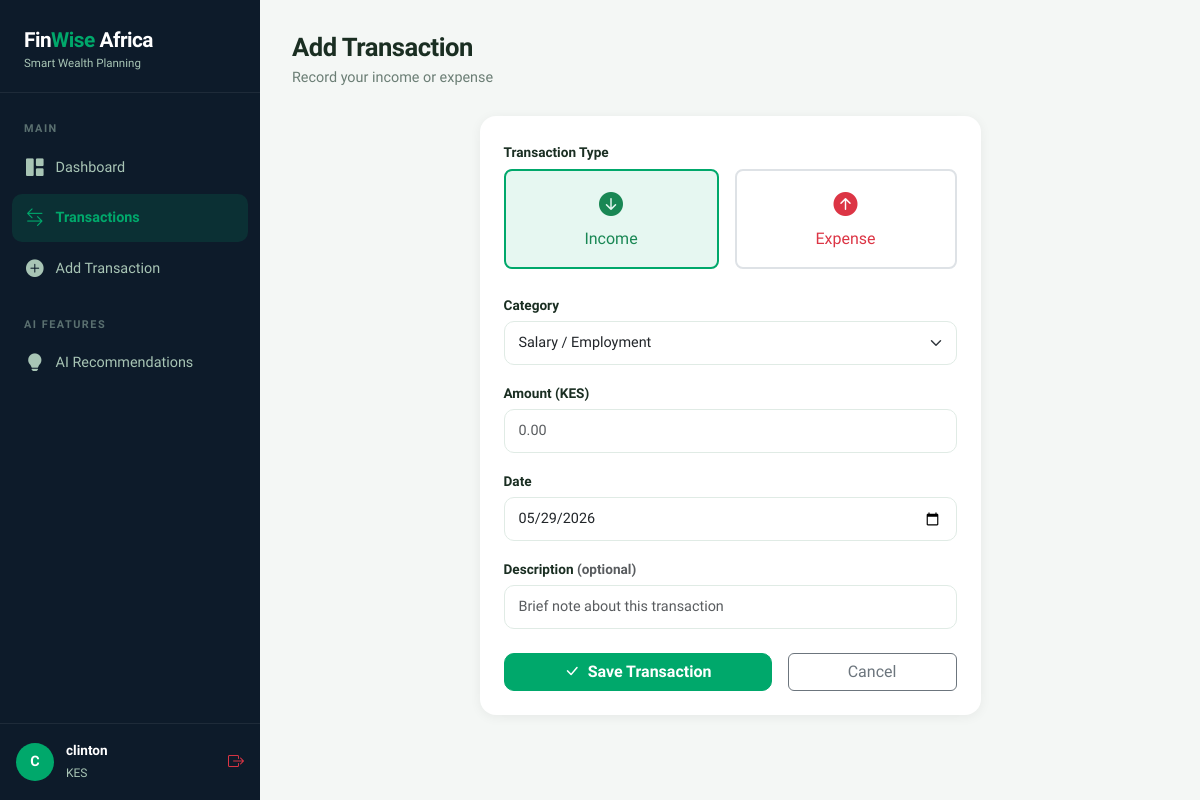
Page /transactions/add (signed in) on the committed database.
### models/user.py (models this page shows, shortened)
class User(UserMixin, db.Model):
    __tablename__ = 'users'
    id = db.Column(db.Integer, primary_key=True)
    full_name = db.Column(db.String(100), nullable=False)
    email = db.Column(db.String(120), unique=True, nullable=False)
    password_hash = db.Column(db.String(256), nullable=False)
    currency = db.Column(db.String(10), default='KES')
    monthly_income_target = db.Column(db.Float, default=0.0)
    created_at = db.Column(db.DateTime, default=db.func.now())
    transactions = db.relationship('Transaction', backref='user', lazy=True)
    savings = db.relationship('Savings', backref='user', lazy=True)

### routes/transactions.py (the view, shortened to what this page needs)
@transactions_bp.route('/transactions/add', methods=['GET', 'POST'])
@login_required
def add():
    return render_template('transactions/add.html',
        expense_categories=EXPENSE_CATEGORIES,
        income_categories=INCOME_CATEGORIES
    )

### app.py (called while the page is built)
def create_app():
    app = Flask(__name__)
    app.config.from_object(Config)
    db.init_app(app)
    login_manager = LoginManager()
    login_manager.init_app(app)
    login_manager.login_view = 'auth.login'
    login_manager.login_message_category = 'warning'
    @login_manager.user_loader
    def load_user(user_id):
        return User.query.get(int(user_id))
    from routes.auth import auth_bp
    from routes.dashboard import dashboard_bp
    from routes.transactions import transactions_bp
    from routes.recommendations import recommendations_bp
    app.register_blueprint(auth_bp)
    app.register_blueprint(dashboard_bp)
    app.register_blueprint(transactions_bp)
    app.register_blueprint(recommendations_bp)
    @app.route('/')
    def index():
        return redirect(url_for('dashboard.index'))
    with app.app_context():
        db.create_all()
    return app

### templates/transactions/add.html (shortened to what this page needs)
{% extends 'base.html' %}
{% block content %}
<div class="page-header">
    <h2>Add Transaction</h2>
    <p>Record your income or expense</p>
</div>
<div class="row justify-content-center">
    <div class="col-md-7">
        <div class="card p-4">
            <form method="POST" id="transactionForm">
                <div class="mb-4">
                    <label class="form-label">Transaction Type</label>
                    <div class="d-flex gap-3">
                        <div class="type-btn flex-fill text-center p-3 rounded-3 border-2 border"
                             id="btn-income" onclick="setType('income')"
                             style="cursor:pointer; border-color:#00A86B!important; background:#E6F7F1;">
                            <i class="bi bi-arrow-down-circle-fill text-success fs-4"></i>
                            <div class="fw-700 mt-1 text-success">Income</div>
                        </div>
                        <div class="type-btn flex-fill text-center p-3 rounded-3 border-2 border"
                             id="btn-expense" onclick="setType('expense')"
                             style="cursor:pointer;">
                            <i class="bi bi-arrow-up-circle-fill text-danger fs-4"></i>
                            <div class="fw-700 mt-1 text-danger">Expense</div>
                        </div>
                    </div>
                </div>
                <div class="mb-3">
                    <label class="form-label">Category</label>
                    <select name="category" class="form-select" id="categorySelect" required>
                        <optgroup label="Income Categories" id="incomeGroup">
                            {% for cat in income_categories %}
                                <option value="{{ cat }}">{{ cat }}</option>
                            {% endfor %}
                        </optgroup>
                    </select>
                </div>
                <div class="mb-3">
                    <label class="form-label">Amount ({{ current_user.currency }})</label>
                    <input type="number" name="amount" class="form-control"
                           placeholder="0.00" step="0.01" min="0" required>
                </div>
                <div class="mb-3">
                    <label class="form-label">Date</label>
                    <input type="date" name="date" class="form-control"
                           value="{{ now }}" required>
                </div>
                <div class="mb-4">
                    <label class="form-label">Description <span class="text-muted fw-400">(optional)</span></label>
                    <input type="text" name="description" class="form-control"
                           placeholder="Brief note about this transaction">
                </div>
                <div class="d-flex gap-3">
                    <button type="submit" class="btn btn-primary flex-fill">
                        <i class="bi bi-check-lg me-2"></i>Save Transaction
                    </button>
                    <a href="{{ url_for('transactions.index') }}" class="btn btn-outline-secondary flex-fill">
                        Cancel
                    </a>
                </div>
            </form>
        </div>
    </div>
</div>
{% endblock %}

### templates/base.html (shortened to what this page needs)
<!DOCTYPE html>
<html lang="en">
<head>
    <link href="https://cdn.jsdelivr.net/npm/bootstrap@5.3.0/dist/css/bootstrap.min.css" rel="stylesheet">
    <link href="https://cdn.jsdelivr.net/npm/bootstrap-icons@1.11.0/font/bootstrap-icons.css" rel="stylesheet">
</head>
<body>
{% if current_user.is_authenticated %}
<div class="sidebar">
    <div class="sidebar-brand">
        <h4>Fin<span>Wise</span> Africa</h4>
        <small>Smart Wealth Planning</small>
    </div>
    <nav class="sidebar-nav">
        <div class="sidebar-label">Main</div>
        <a href="{{ url_for('dashboard.index') }}" class="{{ 'active' if request.endpoint == 'dashboard.index' }}">
            <i class="bi bi-grid-1x2-fill"></i> Dashboard
        </a>
        <a href="{{ url_for('transactions.index') }}" class="{{ 'active' if 'transactions' in request.endpoint }}">
            <i class="bi bi-arrow-left-right"></i> Transactions
        </a>
        <a href="{{ url_for('transactions.add') }}">
            <i class="bi bi-plus-circle-fill"></i> Add Transaction
        </a>
        <div class="sidebar-label mt-3">AI Features</div>
        <a href="{{ url_for('recommendations.index') }}" class="{{ 'active' if 'recommendations' in request.endpoint }}">
            <i class="bi bi-lightbulb-fill"></i> AI Recommendations
        </a>
    </nav>
    <div class="sidebar-user">
        <div class="user-avatar">{{ current_user.full_name[0].upper() }}</div>
        <div class="user-info">
            <strong>{{ current_user.full_name.split()[0] }}</strong>
            <small>{{ current_user.currency }}</small>
        </div>
        <a href="{{ url_for('auth.logout') }}" class="ms-auto text-danger" title="Logout">
            <i class="bi bi-box-arrow-right"></i>
        </a>
    </div>
</div>
<div class="main-content">
{% endif %}
    {% block content %}{% endblock %}
{% if current_user.is_authenticated %}
</div>
{% endif %}
</body>
</html>

### templates/base.html (style rules this page uses)
:root { --primary: #00A86B; --primary-dark: #007A4D; --primary-light: #E6F7F1; --accent: #FFB800; --danger: #E63946; --bg: #F4F7F5; --sidebar-bg: #0D1B2A; --sidebar-text: #A8C5B5; --sidebar-active: #00A86B; --card-bg: #FFFFFF; --text-main: #1A2E22; --text-muted: #6B7E75; }
* { box-sizing: border-box; }
body { font-family: 'Plus Jakarta Sans', sans-serif; background: var(--bg); color: var(--text-main); margin: 0; }
.sidebar { width: 260px; min-height: 100vh; background: var(--sidebar-bg); position: fixed; top: 0; left: 0; display: flex; flex-direction: column; padding: 0; z-index: 100; transition: all 0.3s; }
.sidebar-brand { padding: 28px 24px 20px; border-bottom: 1px solid rgba(255,255,255,0.07); }
.sidebar-brand h4 { color: #fff; font-weight: 800; font-size: 1.3rem; margin: 0; letter-spacing: -0.5px; }
.sidebar-brand span { color: var(--primary); }
.sidebar-brand small { color: var(--sidebar-text); font-size: 0.72rem; display: block; margin-top: 2px; }
.sidebar-nav { padding: 20px 12px; flex: 1; }
.sidebar-label { color: rgba(168,197,181,0.5); font-size: 0.68rem; font-weight: 700; letter-spacing: 1.5px; text-transform: uppercase; padding: 8px 12px 6px; }
.sidebar-nav a { display: flex; align-items: center; gap: 12px; padding: 11px 14px; color: var(--sidebar-text); text-decoration: none; border-radius: 10px; font-size: 0.9rem; font-weight: 500; margin-bottom: 2px; transition: all 0.2s; }
.sidebar-nav a:hover, .sidebar-nav a.active { background: rgba(0,168,107,0.15); color: #fff; }
.sidebar-nav a.active { color: var(--primary); font-weight: 600; }
.sidebar-nav a i { font-size: 1.1rem; }
.sidebar-user { padding: 16px; border-top: 1px solid rgba(255,255,255,0.07); display: flex; align-items: center; gap: 12px; }
.user-avatar { width: 38px; height: 38px; border-radius: 50%; background: var(--primary); display: flex; align-items: center; justify-content: center; color: white; font-weight: 700; font-size: 0.9rem; flex-shrink: 0; }
.user-info small { color: var(--sidebar-text); font-size: 0.75rem; }
.user-info strong { color: #fff; font-size: 0.85rem; display: block; }
.main-content { margin-left: 260px; min-height: 100vh; padding: 32px; }
.page-header { margin-bottom: 28px; }
.page-header h2 { font-weight: 800; font-size: 1.6rem; margin: 0; letter-spacing: -0.5px; }
.page-header p { color: var(--text-muted); margin: 4px 0 0; font-size: 0.9rem; }
.card { border: none; border-radius: 16px; box-shadow: 0 2px 12px rgba(0,0,0,0.06); background: var(--card-bg); }
.btn-primary { background: var(--primary); border-color: var(--primary); font-weight: 600; border-radius: 10px; }
.form-control, .form-select { border-radius: 10px; border: 1.5px solid #E0EBE5; padding: 10px 14px; font-size: 0.9rem; }
.form-label { font-weight: 600; font-size: 0.85rem; color: var(--text-main); margin-bottom: 6px; }

### rows in the picture
User: full_name "C", full_name "clinton", currency "KES"

### other values in the picture
form field category "Salary / Employment"
